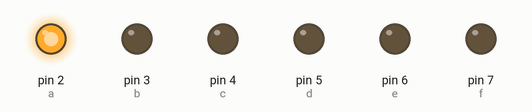
Recording of a sketch running on a simulated Arduino Uno, built with avr-gcc and run on an emulated ATmega328P. On the bench: output pins drawn as LEDs (lit = HIGH).

Above: at 0.02 s.
At 0.32 s:
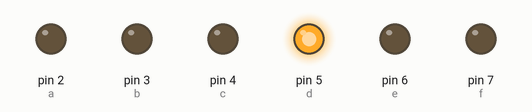
At 0.72 s:
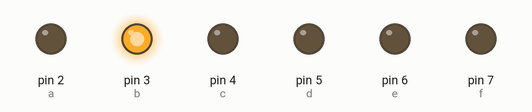
At 1.47 s:
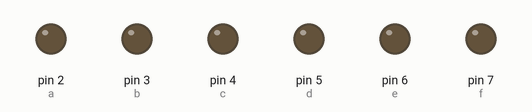
At 2.22 s:
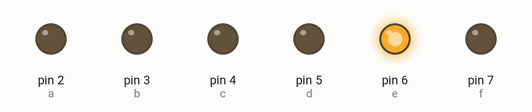
At 2.92 s:
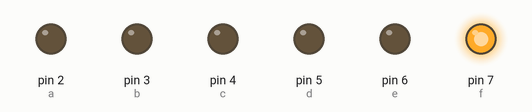
Timing chart, 0 to 3.2 s (numbered marks = the images above):
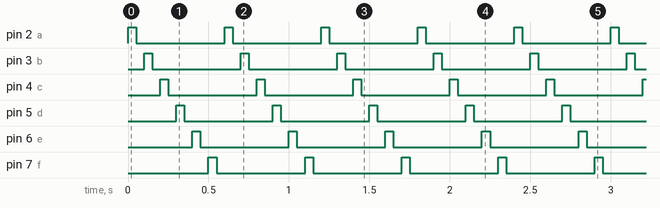

Measured:
- by itself, pin 2 (a), pin 3 (b), pin 4 (c), pin 5 (d), pin 6 (e), pin 7 (f): alternates HIGH for 0.05 s and LOW for 0.55 s
- by itself, everything shown: repeats every 0.60 s, in 12 steps

The sketch:

LED_blinking.ino
```cpp
int a = 2;
int b = 3;
int c = 4;
int d = 5;
int e = 6;
int f = 7;

void setup() {
  pinMode(a,OUTPUT);
  pinMode(b,OUTPUT);
  pinMode(c,OUTPUT);
  pinMode(d,OUTPUT);
  pinMode(e,OUTPUT);
  pinMode(f,OUTPUT);
}

void loop() {
  digitalWrite(a,HIGH);
  delay(50);
  digitalWrite(a,LOW);
  delay(50);

  digitalWrite(b,HIGH);
  delay(50);
  digitalWrite(b,LOW);
  delay(50);

  digitalWrite(c,HIGH);
  delay(50);
  digitalWrite(c,LOW);
  delay(50);

  digitalWrite(d,HIGH);
  delay(50);
  digitalWrite(d,LOW);
  delay(50);

  digitalWrite(e,HIGH);
  delay(50);
  digitalWrite(e,LOW);
  delay(50);

   digitalWrite(f,HIGH);
  delay(50);
  digitalWrite(f,LOW);
  delay(50);


}
```
